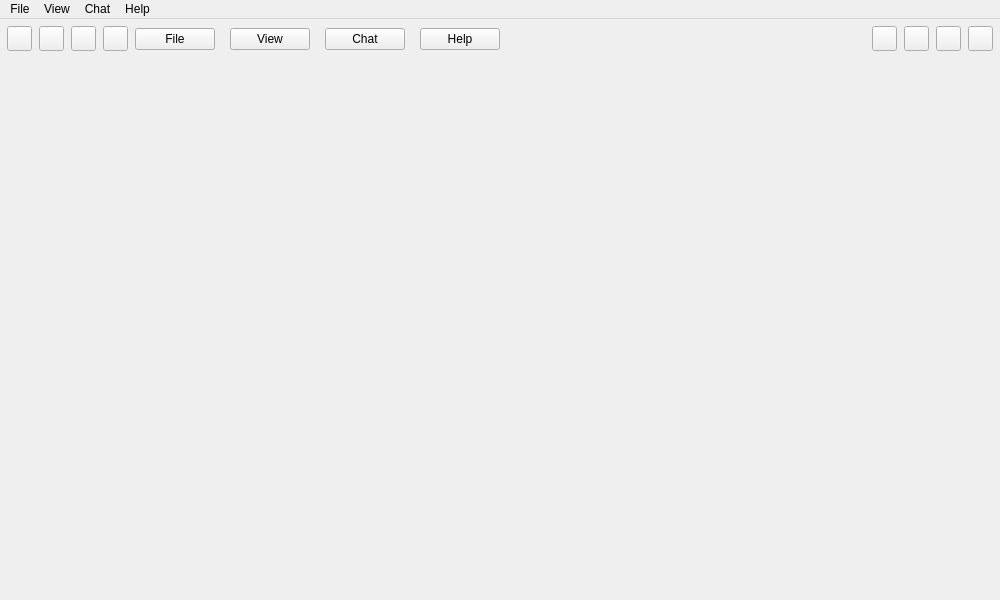
<?xml version="1.0" encoding="UTF-8"?>
<ui version="4.0">
 <class>MainWindow</class>
 <widget class="QMainWindow" name="MainWindow">
  <property name="geometry">
   <rect>
    <x>0</x>
    <y>0</y>
    <width>1000</width>
    <height>600</height>
   </rect>
  </property>
  <property name="minimumSize">
   <size>
    <width>200</width>
    <height>200</height>
   </size>
  </property>
  <property name="windowTitle">
   <string>ZapZap</string>
  </property>
  <widget class="QWidget" name="appMargins">
   <layout class="QVBoxLayout" name="verticalLayout_2">
    <property name="spacing">
     <number>0</number>
    </property>
    <property name="leftMargin">
     <number>0</number>
    </property>
    <property name="topMargin">
     <number>0</number>
    </property>
    <property name="rightMargin">
     <number>0</number>
    </property>
    <property name="bottomMargin">
     <number>0</number>
    </property>
    <item>
     <widget class="QFrame" name="app">
      <property name="frameShape">
       <enum>QFrame::NoFrame</enum>
      </property>
      <property name="frameShadow">
       <enum>QFrame::Raised</enum>
      </property>
      <layout class="QVBoxLayout" name="verticalLayout">
       <property name="spacing">
        <number>0</number>
       </property>
       <property name="leftMargin">
        <number>0</number>
       </property>
       <property name="topMargin">
        <number>0</number>
       </property>
       <property name="rightMargin">
        <number>0</number>
       </property>
       <property name="bottomMargin">
        <number>0</number>
       </property>
       <item>
        <widget class="QFrame" name="headbar">
         <property name="minimumSize">
          <size>
           <width>0</width>
           <height>35</height>
          </size>
         </property>
         <property name="maximumSize">
          <size>
           <width>16777215</width>
           <height>35</height>
          </size>
         </property>
         <property name="frameShape">
          <enum>QFrame::NoFrame</enum>
         </property>
         <property name="frameShadow">
          <enum>QFrame::Raised</enum>
         </property>
         <layout class="QHBoxLayout" name="horizontalLayout_6">
          <property name="spacing">
           <number>0</number>
          </property>
          <property name="leftMargin">
           <number>7</number>
          </property>
          <property name="topMargin">
           <number>5</number>
          </property>
          <property name="rightMargin">
           <number>7</number>
          </property>
          <property name="bottomMargin">
           <number>0</number>
          </property>
          <item>
           <widget class="QFrame" name="leftButtons">
            <property name="minimumSize">
             <size>
              <width>50</width>
              <height>0</height>
             </size>
            </property>
            <property name="frameShape">
             <enum>QFrame::NoFrame</enum>
            </property>
            <property name="frameShadow">
             <enum>QFrame::Raised</enum>
            </property>
            <layout class="QHBoxLayout" name="horizontalLayout">
             <property name="spacing">
              <number>7</number>
             </property>
             <property name="leftMargin">
              <number>0</number>
             </property>
             <property name="topMargin">
              <number>0</number>
             </property>
             <property name="rightMargin">
              <number>0</number>
             </property>
             <property name="bottomMargin">
              <number>0</number>
             </property>
             <item>
              <widget class="QPushButton" name="closeAppBtn_left">
               <property name="minimumSize">
                <size>
                 <width>25</width>
                 <height>25</height>
                </size>
               </property>
               <property name="maximumSize">
                <size>
                 <width>25</width>
                 <height>25</height>
                </size>
               </property>
               <property name="focusPolicy">
                <enum>Qt::NoFocus</enum>
               </property>
               <property name="text">
                <string/>
               </property>
              </widget>
             </item>
             <item>
              <widget class="QPushButton" name="minimizeAppBtn_left">
               <property name="minimumSize">
                <size>
                 <width>25</width>
                 <height>25</height>
                </size>
               </property>
               <property name="maximumSize">
                <size>
                 <width>25</width>
                 <height>25</height>
                </size>
               </property>
               <property name="focusPolicy">
                <enum>Qt::NoFocus</enum>
               </property>
               <property name="text">
                <string/>
               </property>
              </widget>
             </item>
             <item>
              <widget class="QPushButton" name="maximizeAppBtn_left">
               <property name="minimumSize">
                <size>
                 <width>25</width>
                 <height>25</height>
                </size>
               </property>
               <property name="maximumSize">
                <size>
                 <width>25</width>
                 <height>25</height>
                </size>
               </property>
               <property name="focusPolicy">
                <enum>Qt::NoFocus</enum>
               </property>
               <property name="text">
                <string/>
               </property>
              </widget>
             </item>
             <item>
              <widget class="QPushButton" name="settingsTopBtn_left">
               <property name="minimumSize">
                <size>
                 <width>25</width>
                 <height>25</height>
                </size>
               </property>
               <property name="maximumSize">
                <size>
                 <width>25</width>
                 <height>25</height>
                </size>
               </property>
               <property name="cursor">
                <cursorShape>PointingHandCursor</cursorShape>
               </property>
               <property name="focusPolicy">
                <enum>Qt::NoFocus</enum>
               </property>
               <property name="text">
                <string/>
               </property>
              </widget>
             </item>
            </layout>
           </widget>
          </item>
          <item>
           <widget class="QFrame" name="leftBox">
            <property name="sizePolicy">
             <sizepolicy hsizetype="Expanding" vsizetype="Preferred">
              <horstretch>0</horstretch>
              <verstretch>0</verstretch>
             </sizepolicy>
            </property>
            <property name="frameShape">
             <enum>QFrame::NoFrame</enum>
            </property>
            <property name="frameShadow">
             <enum>QFrame::Raised</enum>
            </property>
            <layout class="QHBoxLayout" name="horizontalLayout_7">
             <property name="spacing">
              <number>7</number>
             </property>
             <property name="leftMargin">
              <number>7</number>
             </property>
             <property name="topMargin">
              <number>0</number>
             </property>
             <property name="rightMargin">
              <number>0</number>
             </property>
             <property name="bottomMargin">
              <number>0</number>
             </property>
             <item>
              <widget class="QFrame" name="zapBoxMenu">
               <property name="sizePolicy">
                <sizepolicy hsizetype="Fixed" vsizetype="Preferred">
                 <horstretch>0</horstretch>
                 <verstretch>0</verstretch>
                </sizepolicy>
               </property>
               <property name="frameShape">
                <enum>QFrame::NoFrame</enum>
               </property>
               <property name="frameShadow">
                <enum>QFrame::Raised</enum>
               </property>
               <layout class="QHBoxLayout" name="horizontalLayout_2">
                <property name="spacing">
                 <number>0</number>
                </property>
                <property name="leftMargin">
                 <number>0</number>
                </property>
                <property name="topMargin">
                 <number>0</number>
                </property>
                <property name="rightMargin">
                 <number>0</number>
                </property>
                <property name="bottomMargin">
                 <number>0</number>
                </property>
                <item>
                 <layout class="QHBoxLayout" name="zapMenu">
                  <property name="spacing">
                   <number>15</number>
                  </property>
                  <property name="leftMargin">
                   <number>0</number>
                  </property>
                  <item>
                   <widget class="QPushButton" name="zFile">
                    <property name="sizePolicy">
                     <sizepolicy hsizetype="Fixed" vsizetype="Fixed">
                      <horstretch>0</horstretch>
                      <verstretch>0</verstretch>
                     </sizepolicy>
                    </property>
                    <property name="text">
                     <string>File</string>
                    </property>
                   </widget>
                  </item>
                  <item>
                   <widget class="QPushButton" name="zView">
                    <property name="sizePolicy">
                     <sizepolicy hsizetype="Fixed" vsizetype="Fixed">
                      <horstretch>0</horstretch>
                      <verstretch>0</verstretch>
                     </sizepolicy>
                    </property>
                    <property name="text">
                     <string>View</string>
                    </property>
                   </widget>
                  </item>
                  <item>
                   <widget class="QPushButton" name="zChat">
                    <property name="text">
                     <string>Chat</string>
                    </property>
                   </widget>
                  </item>
                  <item>
                   <widget class="QPushButton" name="zHelp">
                    <property name="sizePolicy">
                     <sizepolicy hsizetype="Fixed" vsizetype="Fixed">
                      <horstretch>0</horstretch>
                      <verstretch>0</verstretch>
                     </sizepolicy>
                    </property>
                    <property name="text">
                     <string>Help</string>
                    </property>
                   </widget>
                  </item>
                 </layout>
                </item>
               </layout>
              </widget>
             </item>
             <item>
              <widget class="QLabel" name="titleRightInfo">
               <property name="maximumSize">
                <size>
                 <width>16777215</width>
                 <height>40</height>
                </size>
               </property>
               <property name="text">
                <string/>
               </property>
              </widget>
             </item>
            </layout>
           </widget>
          </item>
          <item>
           <widget class="QFrame" name="rightButtons">
            <property name="minimumSize">
             <size>
              <width>0</width>
              <height>28</height>
             </size>
            </property>
            <property name="frameShape">
             <enum>QFrame::NoFrame</enum>
            </property>
            <property name="frameShadow">
             <enum>QFrame::Raised</enum>
            </property>
            <layout class="QHBoxLayout" name="horizontalLayout_8">
             <property name="spacing">
              <number>7</number>
             </property>
             <property name="leftMargin">
              <number>0</number>
             </property>
             <property name="topMargin">
              <number>0</number>
             </property>
             <property name="rightMargin">
              <number>0</number>
             </property>
             <property name="bottomMargin">
              <number>0</number>
             </property>
             <item>
              <widget class="QPushButton" name="settingsTopBtn">
               <property name="minimumSize">
                <size>
                 <width>25</width>
                 <height>25</height>
                </size>
               </property>
               <property name="maximumSize">
                <size>
                 <width>25</width>
                 <height>25</height>
                </size>
               </property>
               <property name="cursor">
                <cursorShape>PointingHandCursor</cursorShape>
               </property>
               <property name="focusPolicy">
                <enum>Qt::NoFocus</enum>
               </property>
               <property name="text">
                <string/>
               </property>
               <property name="autoDefault">
                <bool>false</bool>
               </property>
               <property name="default">
                <bool>false</bool>
               </property>
              </widget>
             </item>
             <item>
              <widget class="QPushButton" name="minimizeAppBtn">
               <property name="minimumSize">
                <size>
                 <width>25</width>
                 <height>25</height>
                </size>
               </property>
               <property name="maximumSize">
                <size>
                 <width>25</width>
                 <height>25</height>
                </size>
               </property>
               <property name="focusPolicy">
                <enum>Qt::NoFocus</enum>
               </property>
               <property name="text">
                <string/>
               </property>
               <property name="default">
                <bool>false</bool>
               </property>
              </widget>
             </item>
             <item>
              <widget class="QPushButton" name="maximizeAppBtn">
               <property name="minimumSize">
                <size>
                 <width>25</width>
                 <height>25</height>
                </size>
               </property>
               <property name="maximumSize">
                <size>
                 <width>25</width>
                 <height>25</height>
                </size>
               </property>
               <property name="focusPolicy">
                <enum>Qt::NoFocus</enum>
               </property>
               <property name="text">
                <string/>
               </property>
              </widget>
             </item>
             <item>
              <widget class="QPushButton" name="closeAppBtn">
               <property name="minimumSize">
                <size>
                 <width>25</width>
                 <height>25</height>
                </size>
               </property>
               <property name="maximumSize">
                <size>
                 <width>25</width>
                 <height>25</height>
                </size>
               </property>
               <property name="focusPolicy">
                <enum>Qt::NoFocus</enum>
               </property>
               <property name="text">
                <string/>
               </property>
              </widget>
             </item>
            </layout>
           </widget>
          </item>
         </layout>
        </widget>
       </item>
       <item>
        <widget class="QStackedWidget" name="main_stacked">
         <property name="currentIndex">
          <number>-1</number>
         </property>
        </widget>
       </item>
      </layout>
     </widget>
    </item>
   </layout>
  </widget>
  <widget class="QMenuBar" name="menubar">
   <property name="geometry">
    <rect>
     <x>0</x>
     <y>0</y>
     <width>1000</width>
     <height>23</height>
    </rect>
   </property>
   <property name="maximumSize">
    <size>
     <width>16777215</width>
     <height>16777215</height>
    </size>
   </property>
   <property name="layoutDirection">
    <enum>Qt::LeftToRight</enum>
   </property>
   <property name="defaultUp">
    <bool>false</bool>
   </property>
   <widget class="QMenu" name="menuFile">
    <property name="title">
     <string>File</string>
    </property>
    <addaction name="actionSettings"/>
    <addaction name="separator"/>
    <addaction name="actionDonations"/>
    <addaction name="separator"/>
    <addaction name="actionHide_on_close"/>
    <addaction name="actionHide"/>
    <addaction name="actionQuit"/>
   </widget>
   <widget class="QMenu" name="menuView">
    <property name="title">
     <string>View</string>
    </property>
    <addaction name="actionReload_Service"/>
    <addaction name="separator"/>
    <addaction name="actionDefault_size_page"/>
    <addaction name="actionZoomIn"/>
    <addaction name="actionZoomOut"/>
    <addaction name="separator"/>
    <addaction name="actionToggle_Full_Screen"/>
    <addaction name="actionAuto_hide_menu_bar"/>
    <addaction name="separator"/>
    <addaction name="actionHome_page"/>
   </widget>
   <widget class="QMenu" name="menuHelp">
    <property name="title">
     <string>Help</string>
    </property>
    <addaction name="actionLearn_More"/>
    <addaction name="actionChangelog"/>
    <addaction name="actionSupport"/>
    <addaction name="separator"/>
    <addaction name="actionAbout_Zapzap"/>
   </widget>
   <widget class="QMenu" name="menuChat">
    <property name="title">
     <string>Chat</string>
    </property>
    <addaction name="actionOpen_new_chat"/>
   </widget>
   <addaction name="menuFile"/>
   <addaction name="menuView"/>
   <addaction name="menuChat"/>
   <addaction name="menuHelp"/>
  </widget>
  <action name="actionSettings">
   <property name="text">
    <string>Settings</string>
   </property>
   <property name="shortcut">
    <string notr="true">Ctrl+P</string>
   </property>
  </action>
  <action name="actionQuit">
   <property name="text">
    <string>Quit</string>
   </property>
   <property name="shortcut">
    <string notr="true">Ctrl+Q</string>
   </property>
  </action>
  <action name="actionReload_Service">
   <property name="text">
    <string>Reload</string>
   </property>
   <property name="shortcut">
    <string notr="true">F5</string>
   </property>
  </action>
  <action name="actionDefault_size_page">
   <property name="text">
    <string>Default size page</string>
   </property>
   <property name="shortcut">
    <string notr="true">Ctrl+0</string>
   </property>
  </action>
  <action name="actionToggle_Full_Screen">
   <property name="text">
    <string>Full Screen</string>
   </property>
   <property name="shortcut">
    <string notr="true">F11</string>
   </property>
  </action>
  <action name="actionAuto_hide_menu_bar">
   <property name="checkable">
    <bool>false</bool>
   </property>
   <property name="text">
    <string>Hide menu bar</string>
   </property>
   <property name="shortcut">
    <string notr="true">Ctrl+M</string>
   </property>
  </action>
  <action name="actionLearn_More">
   <property name="text">
    <string>Learn More</string>
   </property>
   <property name="shortcut">
    <string notr="true"/>
   </property>
  </action>
  <action name="actionChangelog">
   <property name="text">
    <string>Changelog</string>
   </property>
   <property name="shortcut">
    <string notr="true"/>
   </property>
  </action>
  <action name="actionSupport">
   <property name="text">
    <string>Report issue...</string>
   </property>
   <property name="shortcut">
    <string notr="true"/>
   </property>
  </action>
  <action name="actionAbout_Zapzap">
   <property name="text">
    <string>About Zapzap</string>
   </property>
   <property name="shortcut">
    <string notr="true"/>
   </property>
  </action>
  <action name="actionHide_on_close">
   <property name="checkable">
    <bool>true</bool>
   </property>
   <property name="checked">
    <bool>true</bool>
   </property>
   <property name="text">
    <string>Hide on close</string>
   </property>
   <property name="toolTip">
    <string>Keep in background when closing window</string>
   </property>
   <property name="statusTip">
    <string/>
   </property>
  </action>
  <action name="actionZoomIn">
   <property name="text">
    <string>Zoom in</string>
   </property>
   <property name="shortcut">
    <string notr="true">Ctrl++</string>
   </property>
  </action>
  <action name="actionZoomOut">
   <property name="text">
    <string>Zoom out</string>
   </property>
   <property name="shortcut">
    <string notr="true">Ctrl+-</string>
   </property>
  </action>
  <action name="actionDonations">
   <property name="text">
    <string>Donations</string>
   </property>
   <property name="shortcut">
    <string notr="true"/>
   </property>
  </action>
  <action name="actionHome_page">
   <property name="text">
    <string>Home page</string>
   </property>
   <property name="shortcut">
    <string notr="true">Esc</string>
   </property>
  </action>
  <action name="actionOpen_new_chat">
   <property name="text">
    <string>Open new chat</string>
   </property>
   <property name="shortcut">
    <string notr="true">Ctrl+N</string>
   </property>
  </action>
  <action name="actionHide">
   <property name="text">
    <string>Hide</string>
   </property>
   <property name="shortcut">
    <string>Ctrl+W</string>
   </property>
  </action>
 </widget>
 <resources/>
 <connections/>
</ui>
